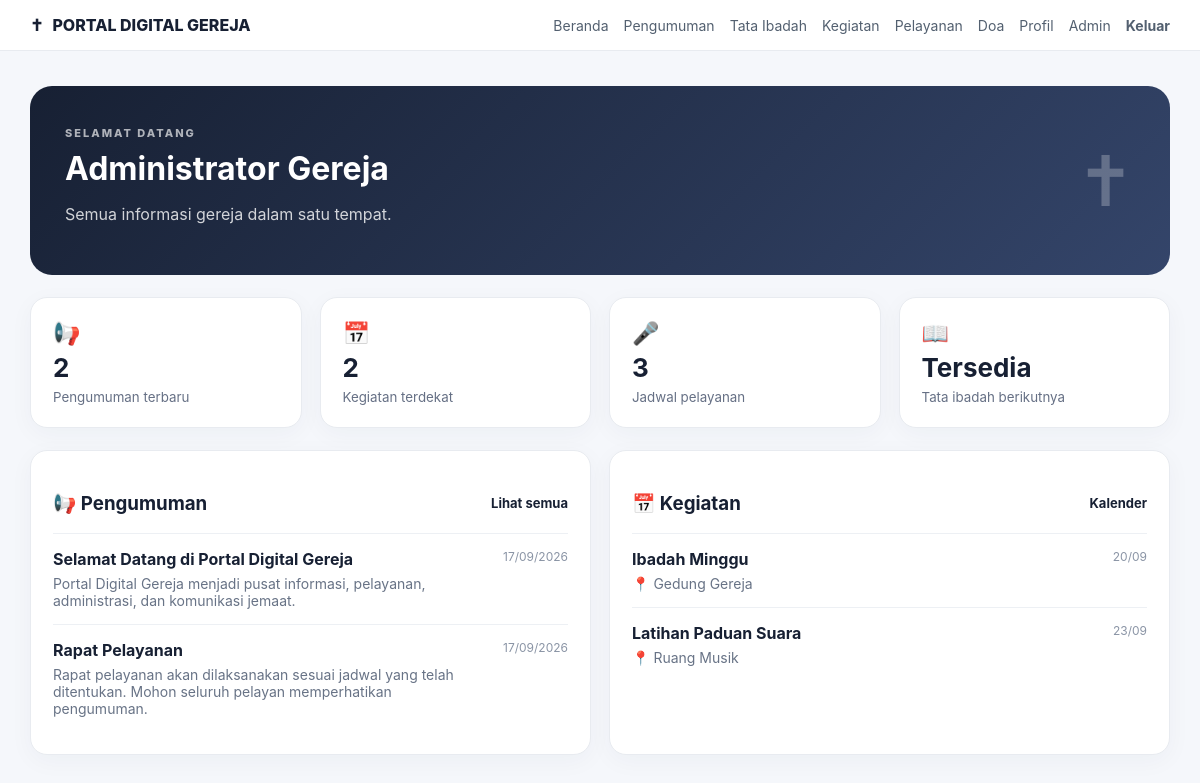
/dashboard.php (signed in), run on the app's committed database.
### tables this page shows
CREATE TABLE announcements (
 id INT AUTO_INCREMENT PRIMARY KEY,
 title VARCHAR(200) NOT NULL,
 content TEXT NOT NULL,
 published_at DATETIME DEFAULT CURRENT_TIMESTAMP
);

CREATE TABLE events (
 id INT AUTO_INCREMENT PRIMARY KEY,
 title VARCHAR(200) NOT NULL,
 event_date DATE NOT NULL,
 event_time TIME NULL,
 location VARCHAR(200) NULL,
 description TEXT NULL
);

### config.php (called while the page is built, shortened)
<?php
function e($value): string {
    return htmlspecialchars((string)$value, ENT_QUOTES, 'UTF-8');
}
function is_admin(): bool {
    return isset($_SESSION['user']['role']) && $_SESSION['user']['role'] === 'admin';
}

### dashboard.php (the view, shortened to what this page needs)
<?php
require_once 'config.php';
$ann = $pdo->query("SELECT * FROM announcements ORDER BY published_at DESC LIMIT 5")->fetchAll();
$events = $pdo->query("SELECT * FROM events ORDER BY event_date ASC, event_time ASC LIMIT 5")->fetchAll();
$worship = $pdo->query("SELECT * FROM worship_services WHERE service_date >= CURDATE() ORDER BY service_date ASC LIMIT 1")->fetch();
$service = $pdo->query("SELECT * FROM service_schedules WHERE service_date >= CURDATE() ORDER BY service_date ASC LIMIT 5")->fetchAll();
?>
<!doctype html>
<html lang="id"><head>
<title>Dashboard - <?= e(APP_NAME) ?></title><link rel="stylesheet" href="assets/style.css">
</head><body>
<?php include 'partials/nav.php'; ?>
<main class="container">
<section class="hero"><div><span class="eyebrow">SELAMAT DATANG</span><h2><?= e($_SESSION['user']['name']) ?></h2><p>Semua informasi gereja dalam satu tempat.</p></div><div class="cross">✝</div></section>
<div class="grid cards">
<div class="card stat"><span>📢</span><strong><?= count($ann) ?></strong><small>Pengumuman terbaru</small></div>
<div class="card stat"><span>📅</span><strong><?= count($events) ?></strong><small>Kegiatan terdekat</small></div>
<div class="card stat"><span>🎤</span><strong><?= count($service) ?></strong><small>Jadwal pelayanan</small></div>
<div class="card stat"><span>📖</span><strong><?= $worship ? 'Tersedia' : '-' ?></strong><small>Tata ibadah berikutnya</small></div>
</div>
<div class="two-col">
<section class="card">
<div class="section-head"><h3>📢 Pengumuman</h3><a href="announcements.php">Lihat semua</a></div>
<?php foreach($ann as $a): ?>
<article class="list-item"><div><b><?= e($a['title']) ?></b><p><?= e(mb_strimwidth($a['content'],0,130,'...')) ?></p></div><time><?= e(date('d/m/Y', strtotime($a['published_at']))) ?></time></article>
<?php endforeach; ?>
</section>
<section class="card">
<div class="section-head"><h3>📅 Kegiatan</h3><a href="events.php">Kalender</a></div>
<?php foreach($events as $ev): ?>
<article class="list-item"><div><b><?= e($ev['title']) ?></b><p>📍 <?= e($ev['location'] ?: '-') ?></p></div><time><?= e(date('d/m', strtotime($ev['event_date']))) ?></time></article>
<?php endforeach; ?>
</section>
</div>
</main>
</body></html>

### nav.php
<header class="topbar"><div class="nav-inner"><a class="logo" href="dashboard.php">✝ <span>PORTAL DIGITAL GEREJA</span></a><nav><a href="dashboard.php">Beranda</a><a href="announcements.php">Pengumuman</a><a href="worship.php">Tata Ibadah</a><a href="events.php">Kegiatan</a><a href="service.php">Pelayanan</a><a href="prayer.php">Doa</a><a href="profile.php">Profil</a><?php if(is_admin()): ?><a href="admin/index.php">Admin</a><?php endif; ?><a class="logout" href="logout.php">Keluar</a></nav></div></header>

### css/style.css (style rules this page uses)
* { box-sizing:border-box }
body { margin:0;font-family:Inter,Arial,sans-serif;background:#f5f7fb;color:#172033 }
a { color:inherit;text-decoration:none }
.topbar { background:#fff;border-bottom:1px solid #e8ebf0;position:sticky;top:0;z-index:10 }
.nav-inner { max-width:1180px;margin:auto;display:flex;align-items:center;justify-content:space-between;padding:15px 20px;gap:20px }
.logo { font-weight:800;display:flex;gap:9px;align-items:center }
.logo:first-letter { font-size:22px }
nav { display:flex;gap:15px;align-items:center;flex-wrap:wrap;font-size:14px }
nav a { color:#536070 }
.logout { font-weight:700 }
.container { max-width:1180px;margin:35px auto;padding:0 20px }
.hero { background:linear-gradient(135deg,#172033,#34456a);color:#fff;border-radius:22px;padding:35px;display:flex;justify-content:space-between;align-items:center;margin-bottom:22px }
.hero h2 { font-size:32px;margin:8px 0 }
.hero p { opacity:.8 }
.cross { font-size:70px;opacity:.25 }
.eyebrow { font-size:11px;letter-spacing:2px;font-weight:800;opacity:.65 }
.grid { display:grid;grid-template-columns:repeat(2,1fr);gap:18px }
.cards { grid-template-columns:repeat(4,1fr);margin-bottom:22px }
.two-col { display:grid;grid-template-columns:1fr 1fr;gap:18px }
.card { background:#fff;border:1px solid #e8ebf0;border-radius:17px;padding:22px;box-shadow:0 6px 25px rgba(25,40,70,.04) }
.stat { display:flex;flex-direction:column;gap:6px }
.stat span { font-size:22px }
.stat strong { font-size:26px }
.stat small { color:#667085 }
.section-head { display:flex;justify-content:space-between;gap:10px;align-items:center }
.section-head a { font-size:13px;font-weight:700 }
.list-item { display:flex;justify-content:space-between;gap:15px;border-top:1px solid #edf0f4;padding:15px 0 }
.list-item p { margin:6px 0 0;color:#687386;font-size:14px }
.list-item time { font-size:12px;color:#8a94a5;white-space:nowrap }

### data on the page
announcements: title "Selamat Datang di Portal Digital Gereja", content "Portal Digital Gereja menjadi pusat informasi, pelayanan, administrasi, dan komunikasi jemaat.", published_at "17/09/2026"
announcements: title "Rapat Pelayanan", content "Rapat pelayanan akan dilaksanakan sesuai jadwal yang telah ditentukan. Mohon seluruh pelayan memperhatikan pengumuman.", published_at "17/09/2026"
events: title "Ibadah Minggu", location "Gedung Gereja", event_date "20/09"
events: title "Latihan Paduan Suara", location "Ruang Musik", event_date "23/09"

### other printed values
$_SESSION['user']['name'] "Administrator Gereja"
count($ann) "2"
count($events) "2"
count($service) "3"
